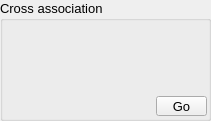
   <widget class="QGroupBox" name="group_cross">
    <property name="geometry">
     <rect>
      <x>230</x>
      <y>370</y>
      <width>211</width>
      <height>121</height>
     </rect>
    </property>
    <property name="font">
     <font>
      <family>Arial</family>
      <pointsize>10</pointsize>
     </font>
    </property>
    <property name="layoutDirection">
     <enum>Qt::LeftToRight</enum>
    </property>
    <property name="title">
     <string>Cross association</string>
    </property>
    <widget class="QToolButton" name="btn_cross">
     <property name="geometry">
      <rect>
       <x>156</x>
       <y>96</y>
       <width>51</width>
       <height>20</height>
      </rect>
     </property>
     <property name="font">
      <font>
       <family>Arial</family>
       <pointsize>10</pointsize>
      </font>
     </property>
     <property name="text">
      <string>Go</string>
     </property>
    </widget>
    <widget class="QLabel" name="label">
     <property name="geometry">
      <rect>
       <x>-11</x>
       <y>20</y>
       <width>111</width>
       <height>71</height>
      </rect>
     </property>
     <property name="text">
      <string/>
     </property>
     <property name="pixmap">
      <pixmap>png/diamond-Gene.png</pixmap>
     </property>
    </widget>
    <widget class="QLabel" name="label_8">
     <property name="geometry">
      <rect>
       <x>93</x>
       <y>24</y>
       <width>131</width>
       <height>71</height>
      </rect>
     </property>
     <property name="text">
      <string/>
     </property>
     <property name="pixmap">
      <pixmap>png/DB-CRISPR-S.png</pixmap>
     </property>
    </widget>
   </widget>
